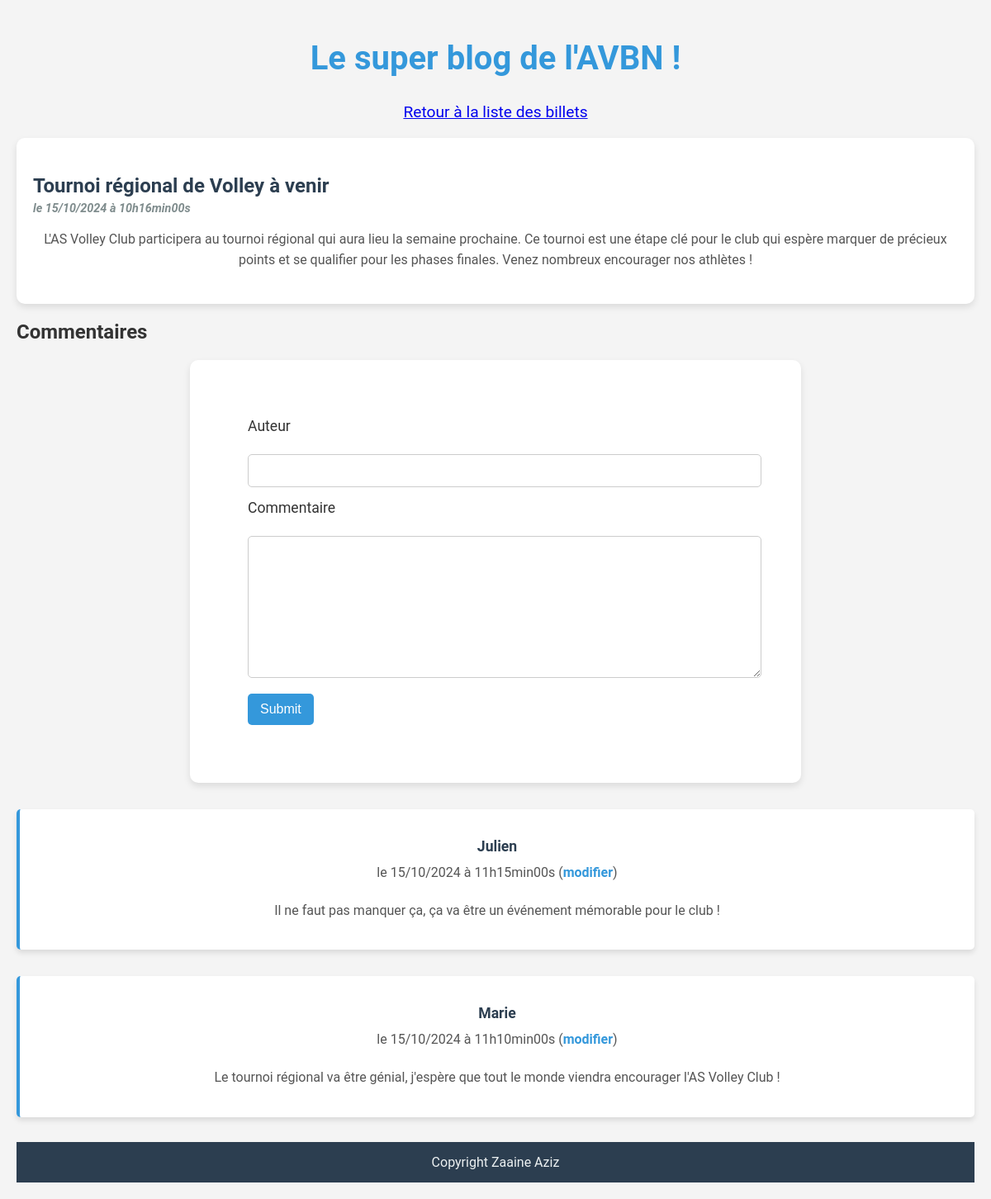
Screenshot of /blog/index.php?action=post&id=4 with the database file from the repository.
### tables this page shows
CREATE TABLE `posts` (
  `id` int(11) NOT NULL,
  `title` varchar(255) NOT NULL,
  `content` text NOT NULL,
  `creation_date` datetime NOT NULL
);

CREATE TABLE `comments` (
  `id` int(11) NOT NULL,
  `post_id` int(11) NOT NULL,
  `author` varchar(255) NOT NULL,
  `comment` text NOT NULL,
  `comment_date` datetime NOT NULL
);

### blog/src/controllers/post.php (called while the page is built, shortened)
<?php
require_once('src/lib/database.php');
require_once('src/model/comment.php');
require_once('src/model/post.php');
class Post
{
    public function execute(string $identifier)
    {
        $connection = new DatabaseConnection();
        $postRepository = new PostRepository();
        $postRepository->connection = $connection;
        $post = $postRepository->getPost($identifier);
        $commentRepository = new CommentRepository();
        $commentRepository->connection = $connection;
        $comments = $commentRepository->getComments($identifier);
        require('templates/post.php');
    }
}

### blog/src/model/post.php (called while the page is built, shortened)
<?php
require_once('src/lib/database.php');
class PostRepository
{
    public DatabaseConnection $connection;
    public function getPost(string $identifier): Post
    {
        $statement = $this->connection->getConnection()->prepare(
            "SELECT id, title, content, DATE_FORMAT(creation_date, '%d/%m/%Y à %Hh%imin%ss') AS french_creation_date FROM posts WHERE id = ?"
        );
        $statement->execute([$identifier]);
        $row = $statement->fetch();
        $post = new Post();
        $post->title = $row['title'];
        $post->frenchCreationDate = $row['french_creation_date'];
        $post->content = $row['content'];
        $post->identifier = $row['id'];
        return $post;
    }
}

### blog/src/lib/database.php (called while the page is built, shortened)
<?php
class DatabaseConnection
{
    public ?\PDO $database = null ;
    public function getConnection(): \PDO
    {
        if ($this->database === null) {
            $this->database = new \PDO('mysql:host=localhost;dbname=blog;charset=utf8', 'blog', 'password');
        }
        return $this -> database;
    }
}

### blog/src/model/comment.php (called while the page is built, shortened)
<?php
require_once('src/lib/database.php');
class CommentRepository
{
    public DatabaseConnection $connection;
    public function getComments(string $post): array
    {
        $statement = $this->connection->getConnection()->prepare(
            "SELECT id, author, comment, DATE_FORMAT(comment_date, '%d/%m/%Y à %Hh%imin%ss') AS french_creation_date, post_id FROM comments WHERE post_id = ? ORDER BY comment_date DESC"
        );
        $statement->execute([$post]);
        $comments = [];
        while (($row = $statement->fetch())) {
            $comment = new Comment();
            $comment->identifier = $row['id'];
            $comment->author = $row['author'];
            $comment->frenchCreationDate = $row['french_creation_date'];
            $comment->comment = $row['comment'];
            $comment->post = $row['post_id'];
            $comments[] = $comment;
        }
        return $comments;
    }
}

### blog/templates/post.php (the view, shortened to what this page needs)
<h1>Le super blog de l'AVBN !</h1>
<p><a href="index.php">Retour à la liste des billets</a></p>
<div class="news">
    <h3>
        <?= htmlspecialchars($post->title) ?>
        <em>le <?= $post->frenchCreationDate ?></em>
    </h3>
    <p>
        <?= nl2br(htmlspecialchars($post->content)) ?>
    </p>
</div>
<h2>Commentaires</h2>
<div class="comments-section">
    <form action="index.php?action=addComment&id=<?= $post->identifier ?>" method="post">
        <div>
            <label for="author">Auteur</label><br />
            <input type="text" id="author" name="author" />
        </div>
        <div>
            <label for="comment">Commentaire</label><br />
            <textarea id="comment" name="comment"></textarea>
        </div>
        <div>
            <input type="submit" />
        </div>
    </form>
	<?php foreach ($comments as $comment) { ?>
        <div class="comment">
            <p><strong><?= htmlspecialchars($comment->author) ?></strong> le <?= $comment->frenchCreationDate ?>
               (<a href="index.php?action=updateComment&id=<?= $comment->identifier ?>">modifier</a>)</p>
            <p><?= nl2br(htmlspecialchars($comment->comment)) ?></p>
        </div>
    <?php } ?>
<?php require('layout.php') ?>

### blog/src/styles/style.css (style rules this page uses)
body { font-family: "Roboto", sans-serif; background-color: #f4f4f4; color: #333; margin: 0; padding: 20px; }
h1 { color: #3498db; font-size: 2.5rem; text-align: center; margin-bottom: 30px; }
p { font-size: 1.2rem; text-align: center; margin-bottom: 20px; }
.news { background-color: #fff; padding: 20px; margin-bottom: 20px; border-radius: 10px; box-shadow: 0 4px 8px rgba(0, 0, 0, 0.1); transition: transform 0.3s ease, box-shadow 0.3s ease; }
.news h3 { color: #2c3e50; font-size: 1.5rem; margin-bottom: 10px; }
.news h3 em { font-size: 0.9rem; color: #7f8c8d; display: block; margin-top: 5px; }
.news p { font-size: 1rem; line-height: 1.6; color: #555; }
form { background-color: #fff; padding: 70px; margin-top: 20px; border-radius: 10px; box-shadow: 0 4px 8px rgba(0, 0, 0, 0.1); max-width: 600px; margin: 0 auto; }
form label { font-size: 1.1rem; color: #333; display: block; margin-bottom: 5px; }
form input[type="text"], form textarea { width: 100%; padding: 10px; margin-bottom: 15px; border: 1px solid #ccc; border-radius: 5px; font-size: 1rem; }
form textarea { resize: vertical; min-height: 150px; }
form input[type="submit"] { background-color: #3498db; color: #fff; border: none; padding: 10px 15px; font-size: 1rem; border-radius: 5px; cursor: pointer; transition: background-color 0.3s ease; }
.news { background-color: #fff; padding: 20px; margin-bottom: 20px; border-radius: 10px; box-shadow: 0 4px 8px rgba(0, 0, 0, 0.1); }
.comments-section { margin-top: 20px; }
.comment { background-color: #fff; padding: 15px; margin-bottom: 15px; border-left: 4px solid #3498db; border-radius: 5px; box-shadow: 0 4px 6px rgba(0, 0, 0, 0.1); margin-top: 2rem; }
.comment strong { color: #2c3e50; font-size: 1.1rem; display: block; margin-bottom: 5px; }
.comment p { font-size: 1rem; line-height: 1.6; color: #555; }
.comment a { color: #3498db; text-decoration: none; font-weight: bold; transition: color 0.3s ease; }

### rows the page displays
posts: title "Tournoi régional de Volley à venir", content "L'AS Volley Club participera au tournoi régional qui aura lieu la semaine prochaine. Ce tournoi est une étape clé pour le club qui espère marquer de précieux points et se qualifier pour les phases finales. Venez nombreux encourager nos athlètes !"
comments: author "Julien", frenchCreationDate "15/10/2024 à 11h15min00s", comment "Il ne faut pas manquer ça, ça va être un événement mémorable pour le club !"
comments: author "Marie", frenchCreationDate "15/10/2024 à 11h10min00s", comment "Le tournoi régional va être génial, j'espère que tout le monde viendra encourager l'AS Volley Club !"

### other values shown
$post->frenchCreationDate "15/10/2024 à 10h16min00s"
